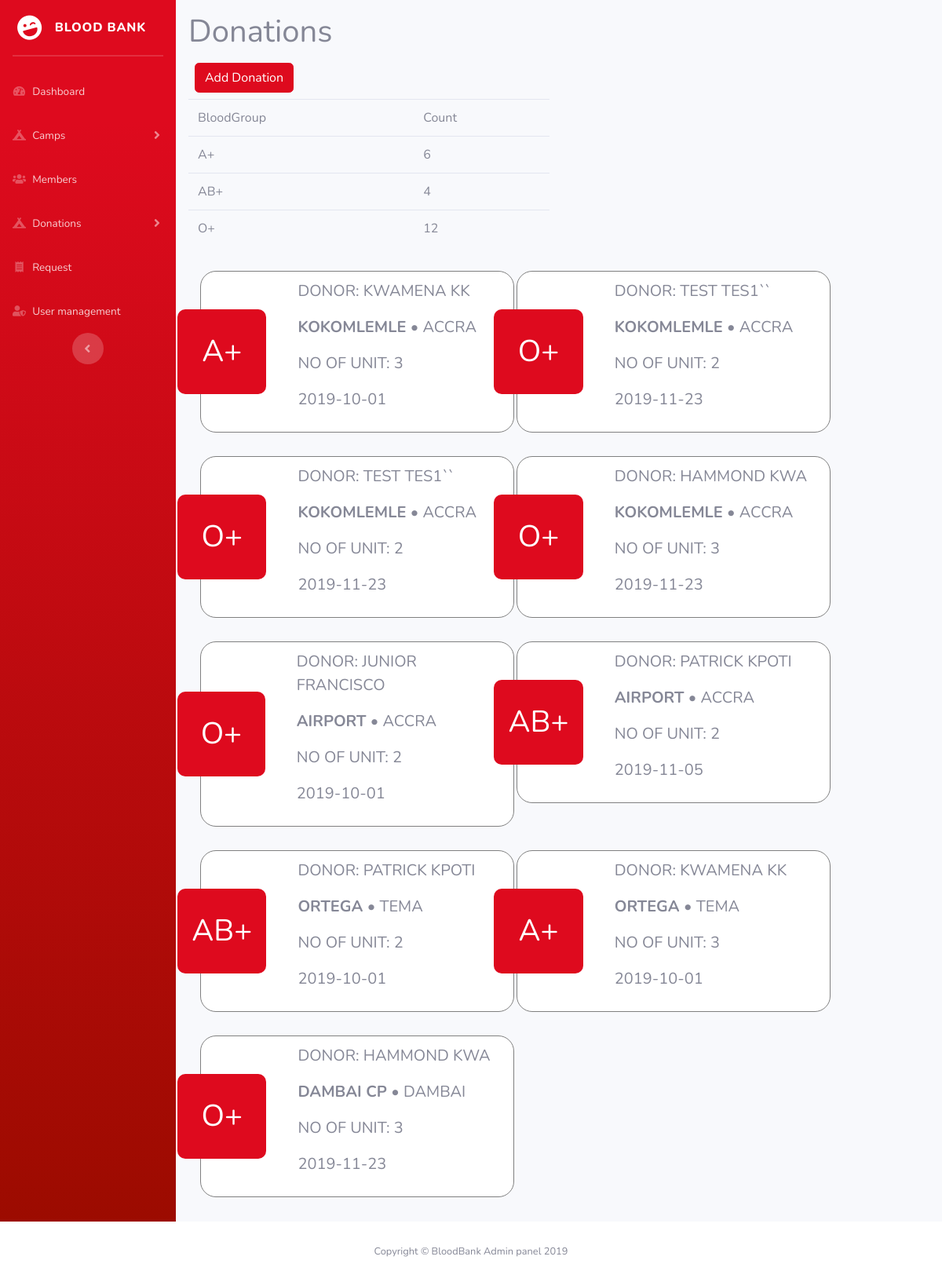
The app's page /admin/donation.php with its own data.
### tables this page shows
CREATE TABLE IF NOT EXISTS `donation` (
  `did` int(11) NOT NULL AUTO_INCREMENT,
  `camp` int(9) DEFAULT NULL,
  `units` int(2) DEFAULT NULL,
  `dateofdon` date DEFAULT NULL,
  `donor` int(7) DEFAULT NULL,
  PRIMARY KEY (`did`),
  KEY `camp` (`camp`),
  KEY `donor` (`donor`)
);

CREATE TABLE IF NOT EXISTS `users` (
  `uid` int(7) NOT NULL AUTO_INCREMENT,
  `firstname` varchar(50) DEFAULT NULL,
  `lastname` varchar(50) DEFAULT NULL,
  `gender` enum('male','female') DEFAULT NULL,
  `bloodGroup` varchar(5) DEFAULT NULL,
  `city` int(5) DEFAULT NULL,
  `email` varchar(255) DEFAULT NULL,
  `password` varchar(255) DEFAULT NULL,
  `phone` varchar(25) DEFAULT NULL,
  PRIMARY KEY (`uid`),
  KEY `city` (`city`)
);

CREATE TABLE IF NOT EXISTS `camp` (
  `cpid` int(9) NOT NULL AUTO_INCREMENT,
  `cp_name` varchar(150) DEFAULT NULL,
  `city` int(5) DEFAULT NULL,
  `region` int(5) DEFAULT NULL,
  `street` varchar(255) DEFAULT NULL,
  `phone` varchar(15) DEFAULT NULL,
  PRIMARY KEY (`cpid`),
  KEY `city` (`city`),
  KEY `region` (`region`)
);

CREATE TABLE IF NOT EXISTS `city` (
  `cid` int(5) NOT NULL AUTO_INCREMENT,
  `c_name` varchar(255) DEFAULT NULL,
  `region` int(3) DEFAULT NULL,
  PRIMARY KEY (`cid`),
  KEY `region` (`region`)
);

### admin/donation.php (the view, shortened to what this page needs)
<?php
    include 'connect.php';
	?>
<?php
include_once 'inc/head.php';
?>
<body id="page-top">
	<div id="wrapper">
		<?php include 'inc/sidebar.php';?>
		<div id="content-wrapper" class="d-flex flex-column container p-3">
			<div id="content">
				<h1>Donations</h1>
				<a href="add-donation.php" class="btn btn-primary m-2">Add Donation</a>
				<div class="row">
					<div class="col-md-6">
						<table class='table'>
							<tr>
								<td>BloodGroup</td>
								<td>Count</td>
							</tr>
							<?php
							try {
								$stmt = $DB->query('SELECT count(*) as countbg,bloodGroup FROM bloodunit  group by bloodGroup');
								while($row = $stmt->fetch()){	echo '<tr>';
									echo '<td>'.$row['bloodGroup'].'</td>';
									echo '<td>'.$row['countbg'].'</td>';
									echo '</tr>';}
								echo "</table>";
						} catch(PDOException $e) {
							echo $e->getMessage();
						}
						?>
					</div>
				</div>
				<div class="row">
<?php
				try{
				$stmt = $DB->query('SELECT * FROM donation inner join users on donor = uid
				inner join camp on camp = cpid inner join city on camp.city = cid');
					while($row = $stmt->fetch()){
						echo '<div class="col-md-5">
						<div class="card donation">
							<div class="blood-group">
								<span>'.$row['bloodGroup'].'</span>
							</div>
							<div class="donation-info text-uppercase">
								<p >Donor: '.$row['firstname'].' '.$row['lastname'].'</p>
								<p><strong>'.$row['cp_name'].'
								</strong> &bullet; '.$row['c_name'].'</p>
								<p>No of unit: '.$row['units'].'</p>
								<p>'.$row['dateofdon'].'</p> </div>
								</div>
							</div>';}
					echo "</div>
					</div>";
				} catch(PDOException $e) {
					echo $e->getMessage();
					}
						include_once 'inc/footer.php';
	?>

### admin/inc/head.php (style rules this page uses)
.donor, .camp, .unit, .donation, .request { display: flex; flex-direction: row; width: 350px; margin: 15px; border: 1px solid grey; position: relative; border-radius: 20px; align-items: center; padding: 10px; }
.donor-group, .unit-group, .blood-group, .request-bg { width: 30%; display: flex; justify-content: center; align-items: center; font-size: 2.4rem; color: white; position: relative; left: -25px; border-radius: 10px; padding: 10px; }
.donation,.request { width: 400px; padding: 10px; font-size: 20px; }
.blood-group, .request-bg { background: #DE0A1E; left: -40px; top: 0; padding: 25px 10px; }

### records on screen
donation: users.bloodGroup "A+", users.firstname "KWAMENA", users.lastname "KK", camp.cp_name "KOKOMLEMLE", city.c_name "ACCRA", units "3", dateofdon "2019-10-01"
donation: users.bloodGroup "O+", users.firstname "TEST", users.lastname "TES1``", camp.cp_name "KOKOMLEMLE", city.c_name "ACCRA", units "2", dateofdon "2019-11-23"
donation: users.bloodGroup "O+", users.firstname "TEST", users.lastname "TES1``", camp.cp_name "KOKOMLEMLE", city.c_name "ACCRA", units "2", dateofdon "2019-11-23"
donation: users.bloodGroup "O+", users.firstname "HAMMOND", users.lastname "KWA", camp.cp_name "KOKOMLEMLE", city.c_name "ACCRA", units "3", dateofdon "2019-11-23"
donation: users.bloodGroup "O+", users.firstname "JUNIOR", users.lastname "FRANCISCO", camp.cp_name "AIRPORT", city.c_name "ACCRA", units "2", dateofdon "2019-10-01"
donation: users.bloodGroup "AB+", users.firstname "PATRICK", users.lastname "KPOTI", camp.cp_name "AIRPORT", city.c_name "ACCRA", units "2", dateofdon "2019-11-05"
donation: users.bloodGroup "AB+", users.firstname "PATRICK", users.lastname "KPOTI", camp.cp_name "ORTEGA", city.c_name "TEMA", units "2", dateofdon "2019-10-01"
donation: users.bloodGroup "A+", users.firstname "KWAMENA", users.lastname "KK", camp.cp_name "ORTEGA", city.c_name "TEMA", units "3", dateofdon "2019-10-01"
donation: users.bloodGroup "O+", users.firstname "HAMMOND", users.lastname "KWA", camp.cp_name "DAMBAI CP", city.c_name "DAMBAI", units "3", dateofdon "2019-11-23"

### other values on screen
$row['bloodGroup'] "A+"
$row['countbg'] "6"
$row['bloodGroup'] "AB+"
$row['countbg'] "4"
$row['bloodGroup'] "O+"
$row['countbg'] "12"
